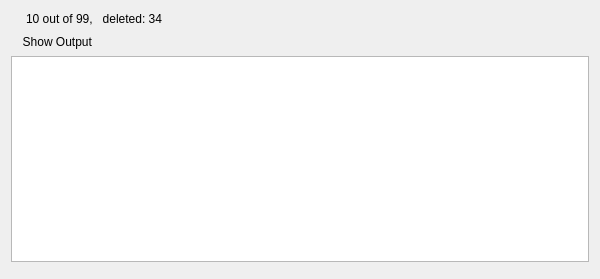
<?xml version="1.0" encoding="UTF-8"?>
<ui version="4.0">
 <class>DeleteProgressDialog</class>
 <widget class="QDialog" name="DeleteProgressDialog">
  <property name="geometry">
   <rect>
    <x>0</x>
    <y>0</y>
    <width>600</width>
    <height>279</height>
   </rect>
  </property>
  <property name="minimumSize">
   <size>
    <width>600</width>
    <height>0</height>
   </size>
  </property>
  <layout class="QVBoxLayout" name="verticalLayout">
   <item>
    <layout class="QHBoxLayout" name="horizontalLayout">
     <item>
      <widget class="QLabel" name="labelOperation">
       <property name="sizePolicy">
        <sizepolicy hsizetype="Fixed" vsizetype="Preferred">
         <horstretch>0</horstretch>
         <verstretch>0</verstretch>
        </sizepolicy>
       </property>
      </widget>
     </item>
     <item>
      <widget class="QLineEdit" name="info">
       <property name="contextMenuPolicy">
        <enum>Qt::NoContextMenu</enum>
       </property>
       <property name="styleSheet">
        <string notr="true">* { background-color: rgba(0, 0, 0, 0); }</string>
       </property>
       <property name="text">
        <string>10 out of 99,   deleted: 34</string>
       </property>
       <property name="frame">
        <bool>false</bool>
       </property>
       <property name="readOnly">
        <bool>true</bool>
       </property>
      </widget>
     </item>
    </layout>
   </item>
   <item>
    <widget class="QToolButton" name="buttonShowOutput">
     <property name="styleSheet">
      <string notr="true">QToolButton { border: none; }</string>
     </property>
     <property name="text">
      <string>  Show Output</string>
     </property>
     <property name="checkable">
      <bool>true</bool>
     </property>
     <property name="toolButtonStyle">
      <enum>Qt::ToolButtonTextBesideIcon</enum>
     </property>
     <property name="arrowType">
      <enum>Qt::NoArrow</enum>
     </property>
    </widget>
   </item>
   <item>
    <widget class="QPlainTextEdit" name="output">
     <property name="sizePolicy">
      <sizepolicy hsizetype="Expanding" vsizetype="Expanding">
       <horstretch>0</horstretch>
       <verstretch>10</verstretch>
      </sizepolicy>
     </property>
     <property name="minimumSize">
      <size>
       <width>0</width>
       <height>150</height>
      </size>
     </property>
     <property name="lineWrapMode">
      <enum>QPlainTextEdit::NoWrap</enum>
     </property>
     <property name="readOnly">
      <bool>true</bool>
     </property>
    </widget>
   </item>
   <item>
    <spacer name="verticalSpacer">
     <property name="orientation">
      <enum>Qt::Vertical</enum>
     </property>
     <property name="sizeHint" stdset="0">
      <size>
       <width>20</width>
       <height>0</height>
      </size>
     </property>
    </spacer>
   </item>
   <item>
    <widget class="QDialogButtonBox" name="buttonBox">
     <property name="enabled">
      <bool>false</bool>
     </property>
     <property name="standardButtons">
      <set>QDialogButtonBox::NoButton</set>
     </property>
    </widget>
   </item>
  </layout>
 </widget>
 <tabstops>
  <tabstop>buttonShowOutput</tabstop>
  <tabstop>output</tabstop>
 </tabstops>
 <resources/>
 <connections/>
</ui>
